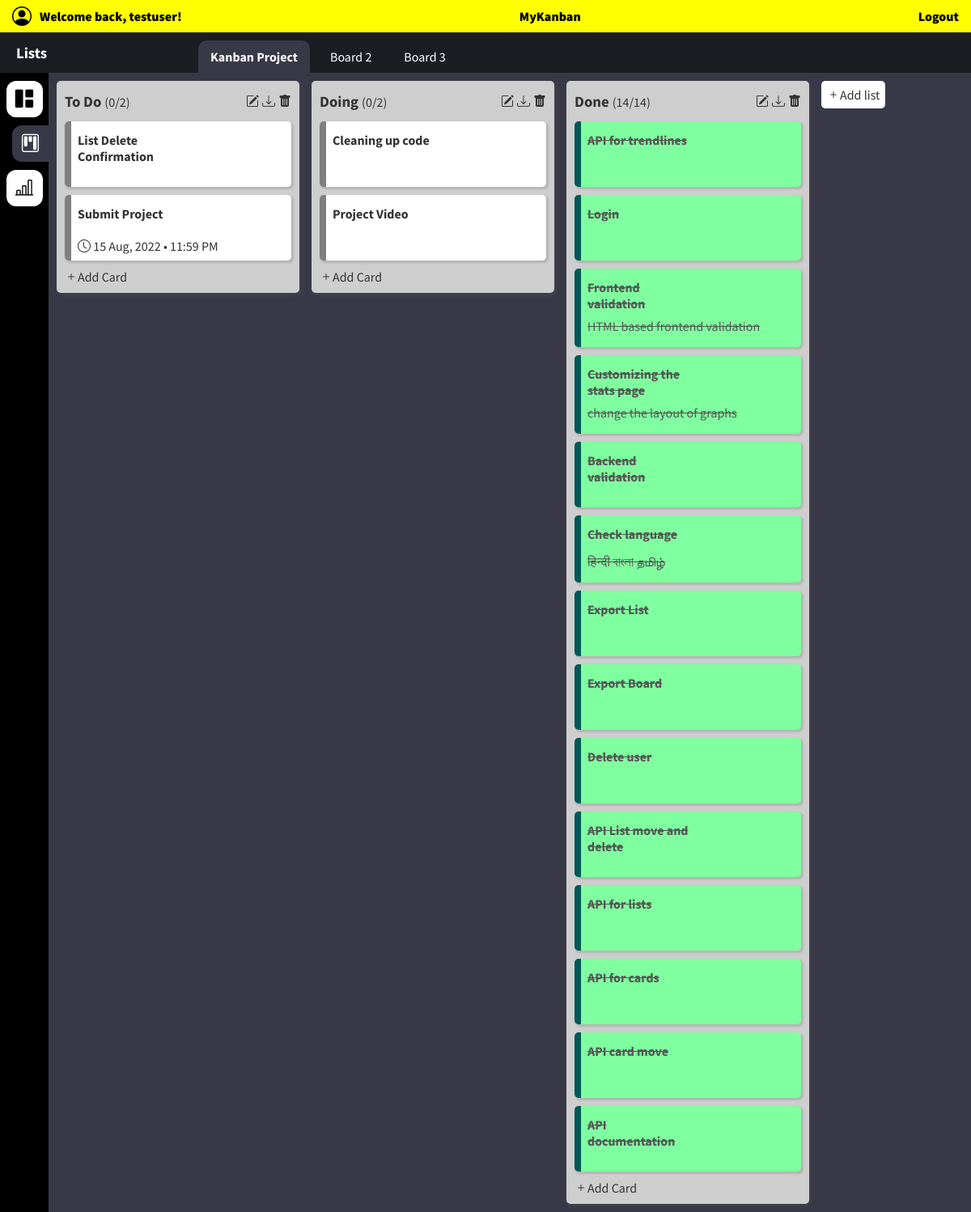
/dashboard/lists/1 (signed in), run on the app's committed database.
### application/models.py (models this page shows)
class User(db.Model, UserMixin):
    __tablename__ = 'user'
    id = db.Column(db.Integer, primary_key=True)                        # PK
    user_name = db.Column(db.String(50), unique=True, nullable=False)
    password = db.Column(db.String(80), nullable=False)
    created = db.Column(db.DateTime, default=datetime.now)
    boards = db.relationship('Board', backref='user', cascade='all, delete')

class Board(db.Model):
    __tablename__ = 'board'
    board_id = db.Column(db.Integer, primary_key=True)      # PK
    user_id = db.Column(db.Integer, db.ForeignKey('user.id'))      # FK
    board_name = db.Column(db.String(50), nullable=False)
    created = db.Column(db.DateTime, default=datetime.now)
    lists = db.relationship('List', backref='board', cascade='all, delete')

class List(db.Model):
    __tablename__ = 'list'
    list_id = db.Column(db.Integer, primary_key=True)                   # PK
    board_id = db.Column(db.Integer, db.ForeignKey('board.board_id'))   # FK
    list_name = db.Column(db.String(50), nullable=False)
    created = db.Column(db.DateTime, default=datetime.now)
    cards = db.relationship('Card', backref='list', cascade='all, delete')

class Card(db.Model):
    __tablename__ = 'card'
    card_id = db.Column(db.Integer, primary_key=True)                   # PK
    list_id = db.Column(db.Integer, db.ForeignKey('list.list_id'))      # FK
    created = db.Column(db.DateTime, default=datetime.now)
    updated = db.Column(db.DateTime, onupdate=datetime.now)
    title = db.Column(db.String(50), nullable=False)
    content = db.Column(db.Text)
    deadline = db.Column(db.DateTime)
    completed = db.Column(db.Boolean, default=False)
    completed_datetime = db.Column(db.DateTime, default=None)

### application/controllers_view.py (the view)
@app.route('/dashboard/lists/<int:board_id>')
@login_required
def dashboard_lists(board_id):
    if request.method == 'GET':
        dboard = Board.query.get_or_404(board_id)
        if dboard in current_user.boards:   #IMP: checks if board belongs to user
            clist = {}
            for l in dboard.lists:
                tasks = len(l.cards)
                comp = 0
                for card in l.cards:
                    if card.completed == True:
                        comp += 1
                clist[l.list_id] = comp, tasks
            return render_template('view_list.html', user=current_user, dboard=dboard, clist=clist)
        else:
            return redirect(url_for('boards'))

### main.py (called while the page is built)
@login_manager.user_loader
def load_user(user_id):
    return User.query.get(int(user_id))

### templates/view_list.html (shortened to what this page needs)
{% extends 'base.html' %}
{% block head %}
<link rel="stylesheet" href="{{  url_for('static', filename='css/view_list.css')  }}">
{% endblock %}
{% block body %}
<body>
    <header id="app-title-bar">
        <div id="user-menu">
            <a href="{{url_for('settings')}}" id="user-settings" role="button"><i class="bi bi-person-circle"></i></a>
            <span>Welcome back, {{user.user_name}}!</span>
        </div>
        <span id="app-title">MyKanban</span>
        <a href="{{url_for('logout')}}">Logout</a>
    </header>
    <div id="dash">
        <div id="upper-bar">
            <h3 class="view-hdr">Lists</h3>
            <div class="tabs">
                {% if dboard != false %}
                    {% for board in user.boards %}
                            {% if board != dboard %}
                                <a class="board-tab" href="{{url_for('dashboard_lists', board_id=board.board_id)}}">{{board.board_name}}</a>
                            {% else %}
                                <a class="board-tab board-tab-current" href="{{url_for('dashboard_lists', board_id=board.board_id)}}"><strong>{{board.board_name}}</strong></a>
                            {% endif %}
                    {% endfor %}
                {% endif %}
            </div>
        </div>
        <div id="left-bar">
            <a href="{{url_for('boards')}}" class="views views-unsel" role="button"><i class="bi bi-grid-1x2-fill"></i></a>
            <a href="{{url_for('lists')}}" class="views views-current" role="button"><i class="bi bi-kanban"></i></a>
            <a href="{{url_for('dashboard_stats')}}" class="views views-unsel" role="button"><i class="bi bi-bar-chart-line"></i></a>
        </div>
        <div id="container">
            {% if dboard != false %}
                {% if dboard.lists|length != 0 %}
                    {% for list in dboard.lists %}
                        <div class="list">
                            <div class="list-hdr">
                                <div class="list-hdr-title">
                                    <h3>{{list.list_name}}</h3>
                                    <span>({{clist[list.list_id][0]}}/{{clist[list.list_id][1]}})</span>
                                </div>
                                <div class="list-hdr-btns">
                                    <a href="{{url_for('rename_list', list_id=list.list_id)}}"><i class="bi bi-pencil-square"></i></a>
                                    <a href="{{url_for('export', entity='list', entity_id=list.list_id)}}"><i class="bi bi-download"></i></a>
                                    <div class="list-del">
                                        <div id="list-del-form-open-btn-{{list.list_id}}" class="list-del-btn" onclick="opendlg('list-del-form-{{list.list_id}}', 'flex')"><i class="bi bi-trash-fill"></i></div>
                                    </div>
                                </div>
                            </div>
                            <div class="cards">
                                {% for card in list.cards %}
                                    <div class="card {% if card.completed == true%}comp-card{% endif %}">
                                        <div class="card-body-hdr">
                                            <h4 class="card-title">{{card.title}}</h4>
                                        </div>
                                        {% if card.content %}
                                            <div class="card-body-main">
                                                <p>{{card.content}}</p>
                                            </div>
                                        {% endif %}
                                        <div class="card-body-ftr">
                                        {% if card.deadline is not none %}
                                            <div class="deadline">
                                                <i class="bi bi-clock"></i></i>&nbsp;<span>{{card.deadline.strftime('%d %b, %Y')}}</span>&nbsp•&nbsp;<span>{{card.deadline.strftime('%I:%M %p')}}</span>
                                            </div>
                                        {% endif %}
                                        </div>
                                    </div>
                                {% endfor %}
                            </div>
                            <div class="add-card">
                                <a href="{{url_for('add_card', list_id=list.list_id)}}"><i class="bi bi-plus"></i>Add Card</a>
                            </div>
                        </div>
                    {% endfor%}
                        <a class="btn" href="{{url_for('add_list', board_id=dboard.board_id)}}"><i class="bi bi-plus"></i>Add list</a>
                    {% else %}
                        <div class="empty">
                            <p>This board doesn't have any lists.</p>
                            <a class="btn" href="{{url_for('add_list', board_id=dboard.board_id)}}"><i class="bi bi-plus"></i>Add list</a>
                        </div>
                {% endif %}
            {% else %}
                <div class="empty">
                    <p>You need to create a board first!</p>
                    <a class="btn" href="{{url_for('add_board')}}" role="button"><i class="bi bi-plus"></i> Add Board</a>
                </div>
            {% endif %}
        </div>
    </div>
</body>
{% endblock %}

### templates/base.html (shortened to what this page needs)
<!DOCTYPE html>
<html lang='en'>
<head>
    <link rel="stylesheet" href="https://cdn.jsdelivr.net/npm/bootstrap-icons@1.8.3/font/bootstrap-icons.css">
    <link rel="stylesheet" href="{{  url_for('static', filename='css/base.css')  }}">
    {% block head %}{% endblock%}
</head>
<body>
    {% block body %}{% endblock%}
</body>
</html>

### static/css/base.css (style rules this page uses)
* { margin: 0; padding: 0; font-family: 'Source Sans Pro', sans-serif; text-decoration: none; }
a { color: inherit; }
.btn { background:rgba(255, 255, 255, 1); padding: 7px; border-radius: 5px; color: #333; min-width: max-content; text-align: center; }
body { display: grid; grid-template-rows: 40px auto; height: 100vh; }
#app-title-bar { display: flex; align-items: center; justify-content: space-between; padding: 0 15px; font-weight: 800; background: yellow; }
#user-menu { display: flex; align-items: center; gap: 10px; }
#user-settings { font-size: 1.5em; }
#dash { display: grid; grid-template: 50px auto / 60px auto; background: rgb(57, 56, 71); max-width: 100vw; overflow: hidden; }
#upper-bar { grid-row: 1 / 2; grid-column: 1 / 3; display: flex; align-items: center; justify-content: flex-start; padding: 0; background: rgba(0, 0, 0, 0.5); color: white; }
.view-hdr { width: 200px; padding: 0 20px; }
#left-bar { grid-row: 2 / 3; grid-column: 1 / 2; background: #000; color: #000; display: flex; flex-direction: column; align-items: center; justify-content: flex-start; gap: 10px; padding: 10px 0; }
.views { display: flex; flex-direction: column; align-items: center; justify-content: center; width: 45px; height: 45px; border-radius: 12px; background:rgba(255, 255, 255, 1); font-size: 1.4em; }
.views-current { background: rgb(57, 56, 71); border-top-right-radius: 0; border-bottom-right-radius: 0; color: white; align-self: flex-end; }
#container { display: flex; grid-row: 2 / 3; grid-column: 2 / 3; }

### static/css/view_list.css (style rules this page uses)
.tabs { padding: 0 5px; align-self: stretch; display: flex; gap: 10px; justify-content: center; align-items: flex-end; }
.board-tab { padding: 10px 15px; border-top-left-radius: 10px; border-top-right-radius: 10px; display: flex; flex-direction: column; align-items: center; justify-content: center; }
.board-tab-current { background:rgb(57, 56, 71) }
#container { padding: 10px; gap: 15px; align-items: flex-start; justify-content: flex-start; overflow: auto; }
.list { display: flex; flex-direction: column; gap: 10px; background: rgb(206, 206, 206); color: #333; min-width: 280px; max-width: 280px; border-radius: 5px; padding: 10px; box-shadow: 2px 2px 5px 1px rgba(85, 85, 85, 0.342); }
.list-hdr { display: flex; justify-content: space-between; align-items: center; height: 30px; gap: 5px; }
.list-del { position: relative; }
.list-hdr-btns, .list-hdr-title { display: flex; gap: 4px; align-items: baseline; }
.cards { display: flex; flex-direction: column; gap: 10px; }
.card { position: relative; display: flex; flex-direction: column; gap: 8px; align-items: stretch; justify-content: space-between; background: #fff; border-radius: 5px; padding: 8px; box-shadow: 2px 2px 2px 1px rgba(85, 85, 85, 0.2); border-left: 8px solid grey; min-height: 65px; }
.comp-card { border-color: rgb(0, 88, 84); text-decoration: line-through; color: #555; background: rgb(127, 255, 159); }
.card-body-hdr { padding-top: 5px; display: flex; flex-direction: row; align-items: flex-start; justify-content: space-between; min-height: 26px; }
.card-title { width: 50%; }

### data on the page
User: user_name "testuser"
Board: board_name "Kanban Project"
Board: board_name "Board 2"
Board: board_name "Board 3"
List: list_name "To Do", clist "0", clist "2"
Card: title "List Delete Confirmation"
Card: title "Submit Project", deadline "15 Aug, 2022", deadline "11:59 PM"
List: list_name "Doing", clist "0", list_id "2"
Card: title "Cleaning up code"
Card: title "Project Video"
List: list_name "Done", clist "14"
Card: title "API for trendlines"
Card: title "Login"
Card: title "Frontend validation", content "HTML based frontend validation"
Card: title "Customizing the stats page", content "change the layout of graphs"
Card: title "Backend validation"
Card: title "Check language", content "हिन्दी বাংলা தமிழ்"
Card: title "Export List"
Card: title "Export Board"
Card: title "Delete user"
Card: title "API List move and delete"
Card: title "API for lists"
Card: title "API for cards"
Card: title "API card move"
Card: title "API documentation"
